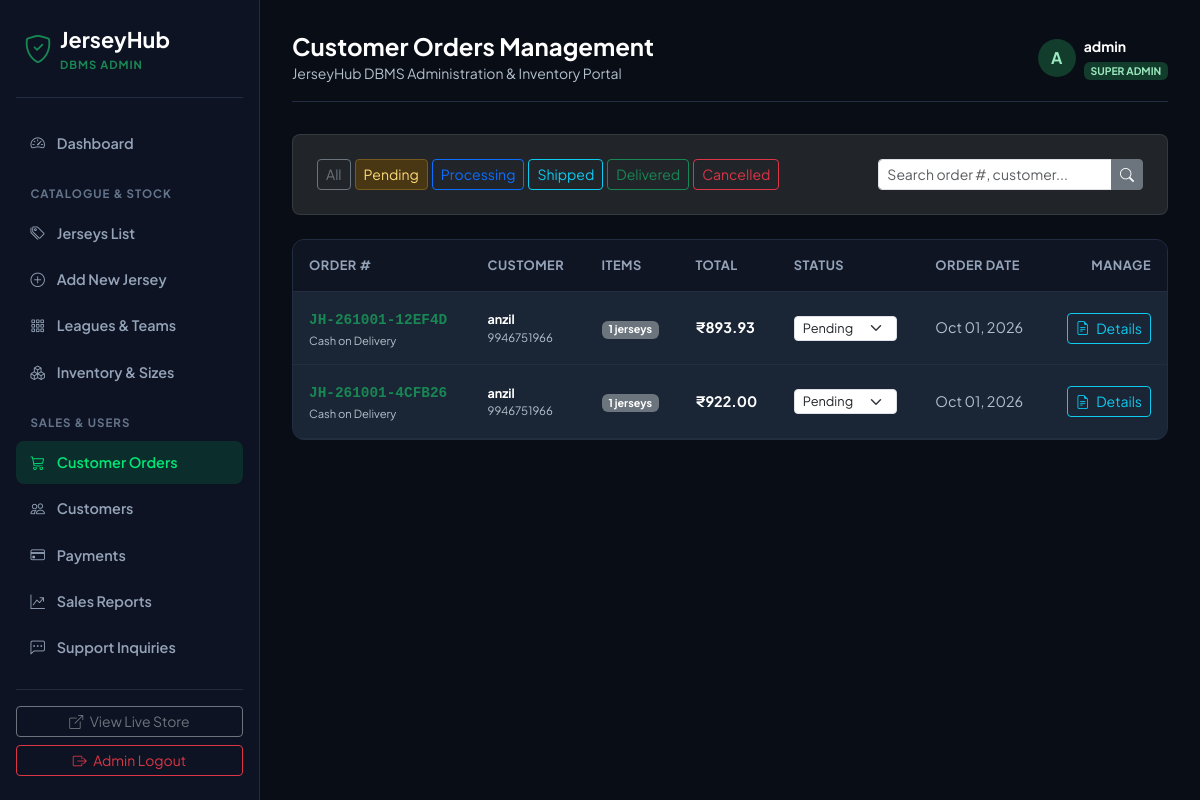
/admin/orders?status=Pending (signed in), run on the app's committed database.
### models.py (models this page shows, shortened)
class User(UserMixin, db.Model):
    __tablename__ = 'users'
    id = db.Column(db.Integer, primary_key=True)
    username = db.Column(db.String(80), unique=True, nullable=False, index=True)
    email = db.Column(db.String(120), unique=True, nullable=False, index=True)
    password_hash = db.Column(db.String(255), nullable=False)
    full_name = db.Column(db.String(120), nullable=True)
    phone = db.Column(db.String(25), nullable=True)
    address = db.Column(db.Text, nullable=True)
    city = db.Column(db.String(80), nullable=True)
    state = db.Column(db.String(80), nullable=True)
    postal_code = db.Column(db.String(20), nullable=True)
    country = db.Column(db.String(80), default='India')
    is_admin = db.Column(db.Boolean, default=False, nullable=False)
    is_active = db.Column(db.Boolean, default=True, nullable=False)
    created_at = db.Column(db.DateTime, default=datetime.utcnow)
    orders = db.relationship('Order', backref='customer', lazy='dynamic', cascade='all, delete-orphan')
    cart_items = db.relationship('CartItem', backref='user', lazy='dynamic', cascade='all, delete-orphan')
    reviews = db.relationship('Review', backref='author', lazy='dynamic', cascade='all, delete-orphan')

class Order(db.Model):
    __tablename__ = 'orders'
    id = db.Column(db.Integer, primary_key=True)
    order_number = db.Column(db.String(30), unique=True, nullable=False, index=True)
    user_id = db.Column(db.Integer, db.ForeignKey('users.id', ondelete='SET NULL'), nullable=True)
    subtotal = db.Column(db.Numeric(10, 2), nullable=False)
    shipping_fee = db.Column(db.Numeric(10, 2), default=0.00, nullable=False)
    total_amount = db.Column(db.Numeric(10, 2), nullable=False)
    status = db.Column(db.String(30), default='Pending', nullable=False) # Pending, Processing, Shipped, Delivered, Cancelled
    shipping_name = db.Column(db.String(120), nullable=False)
    shipping_phone = db.Column(db.String(25), nullable=False)
    shipping_address = db.Column(db.Text, nullable=False)
    shipping_city = db.Column(db.String(80), nullable=False)
    shipping_state = db.Column(db.String(80), nullable=True)
    shipping_postal_code = db.Column(db.String(20), nullable=False)
    shipping_country = db.Column(db.String(80), default='India')
    notes = db.Column(db.Text, nullable=True)
    created_at = db.Column(db.DateTime, default=datetime.utcnow, index=True)
    updated_at = db.Column(db.DateTime, default=datetime.utcnow, onupdate=datetime.utcnow)
    items = db.relationship('OrderItem', backref='order', lazy='dynamic', cascade='all, delete-orphan')
    payment = db.relationship('Payment', backref='order', uselist=False, cascade='all, delete-orphan')
    @property
    def items_count(self):
        return sum(item.quantity for item in self.items.all())

class Payment(db.Model):
    __tablename__ = 'payments'
    id = db.Column(db.Integer, primary_key=True)
    order_id = db.Column(db.Integer, db.ForeignKey('orders.id', ondelete='CASCADE'), nullable=False, unique=True)
    transaction_id = db.Column(db.String(100), unique=True, nullable=False, index=True)
    payment_method = db.Column(db.String(50), nullable=False) # 'Credit/Debit Card', 'UPI', 'PayPal', 'Cash on Delivery'
    amount = db.Column(db.Numeric(10, 2), nullable=False)
    payment_status = db.Column(db.String(30), default='Completed', nullable=False) # 'Completed', 'Pending', 'Failed'
    payment_details = db.Column(db.Text, nullable=True)
    paid_at = db.Column(db.DateTime, default=datetime.utcnow)

class OrderItem(db.Model):
    __tablename__ = 'order_items'
    id = db.Column(db.Integer, primary_key=True)
    order_id = db.Column(db.Integer, db.ForeignKey('orders.id', ondelete='CASCADE'), nullable=False)
    product_id = db.Column(db.Integer, db.ForeignKey('products.id', ondelete='SET NULL'), nullable=True)
    variant_id = db.Column(db.Integer, db.ForeignKey('product_variants.id', ondelete='SET NULL'), nullable=True)
    product_name = db.Column(db.String(150), nullable=False)
    size = db.Column(db.String(10), nullable=False)
    price = db.Column(db.Numeric(10, 2), nullable=False)
    quantity = db.Column(db.Integer, default=1, nullable=False)
    total_price = db.Column(db.Numeric(10, 2), nullable=False)

### routes/admin.py (the view)
@admin_bp.route('/orders')
@admin_required
def orders():
    status_filter = request.args.get('status', '').strip()
    search = request.args.get('search', '').strip()
    query = Order.query
    if status_filter:
        query = query.filter_by(status=status_filter)
    if search:
        query = query.filter(
            (Order.order_number.ilike(f'%{search}%')) |
            (Order.shipping_name.ilike(f'%{search}%')) |
            (Order.shipping_phone.ilike(f'%{search}%'))
        )
    all_orders = query.order_by(Order.created_at.desc()).all()
    return render_template('admin/orders.html', orders=all_orders, status_filter=status_filter, search=search)

### templates/admin/orders.html (shortened to what this page needs)
{% extends 'admin/base.html' %}
{% block page_title %}Customer Orders Management{% endblock %}
{% block content %}
<div class="card bg-dark border-secondary border-opacity-25 rounded-3 p-4 mb-4">
  <div class="row g-3 justify-content-between align-items-center">
    <div class="col-md-7">
      <div class="d-flex flex-wrap gap-1">
        <a href="{{ url_for('admin.orders') }}" class="btn btn-sm {% if not status_filter %}btn-secondary{% else %}btn-outline-secondary{% endif %}">All</a>
        <a href="{{ url_for('admin.orders', status='Pending') }}" class="btn btn-sm {% if status_filter == 'Pending' %}btn-warning text-dark{% else %}btn-outline-warning{% endif %}">Pending</a>
        <a href="{{ url_for('admin.orders', status='Processing') }}" class="btn btn-sm {% if status_filter == 'Processing' %}btn-primary{% else %}btn-outline-primary{% endif %}">Processing</a>
        <a href="{{ url_for('admin.orders', status='Shipped') }}" class="btn btn-sm {% if status_filter == 'Shipped' %}btn-info text-dark{% else %}btn-outline-info{% endif %}">Shipped</a>
        <a href="{{ url_for('admin.orders', status='Delivered') }}" class="btn btn-sm {% if status_filter == 'Delivered' %}btn-success{% else %}btn-outline-success{% endif %}">Delivered</a>
        <a href="{{ url_for('admin.orders', status='Cancelled') }}" class="btn btn-sm {% if status_filter == 'Cancelled' %}btn-danger{% else %}btn-outline-danger{% endif %}">Cancelled</a>
      </div>
    </div>
    <div class="col-md-4">
      <form action="{{ url_for('admin.orders') }}" method="GET" class="input-group input-group-sm">
        <input type="text" name="search" value="{{ search }}" class="form-control" placeholder="Search order #, customer...">
        <button class="btn btn-secondary" type="submit"><i class="bi bi-search"></i></button>
      </form>
    </div>
  </div>
</div>
<div class="admin-table">
  <div class="table-responsive">
    <table class="table mb-0 align-middle">
      <thead>
        <tr>
          <th>Order #</th>
          <th>Customer</th>
          <th>Items</th>
          <th>Total</th>
          <th>Status</th>
          <th>Order Date</th>
          <th class="text-end">Manage</th>
        </tr>
      </thead>
      <tbody>
        {% for o in orders %}
          <tr>
            <td>
              <strong class="font-monospace text-success">{{ o.order_number }}</strong>
              {% if o.payment %}
                <div class="text-muted" style="font-size: 0.7rem;">{{ o.payment.payment_method }}</div>
              {% endif %}
            </td>
            <td>
              <div class="fw-bold text-white small">{{ o.shipping_name }}</div>
              <div class="text-muted" style="font-size: 0.72rem;">{{ o.shipping_phone }}</div>
            </td>
            <td>
              <span class="badge bg-secondary">{{ o.items_count }} jerseys</span>
            </td>
            <td>
              <strong class="text-white">₹{{ "%.2f"|format(o.total_amount) }}</strong>
            </td>
            <td>
              <form action="{{ url_for('admin.update_order_status', order_id=o.id) }}" method="POST">
                <select name="status" class="form-select form-select-sm" style="width: auto; font-size: 0.8rem; padding: 2px 24px 2px 8px;" onchange="this.form.submit()">
                  <option value="Pending" {% if o.status == 'Pending' %}selected{% endif %}>Pending</option>
                </select>
              </form>
            </td>
            <td class="text-muted small">
              {{ o.created_at.strftime('%b %d, %Y') }}
            </td>
            <td class="text-end">
              <a href="{{ url_for('admin.order_detail', order_id=o.id) }}" class="btn btn-sm btn-outline-info py-1 px-2">
                <i class="bi bi-file-earmark-text me-1"></i> Details
              </a>
            </td>
          </tr>
        {% else %}
          <tr>
            <td colspan="7" class="text-center py-4 text-muted">
              No orders found matching the filter criteria.
            </td>
          </tr>
        {% endfor %}
      </tbody>
    </table>
  </div>
</div>
{% endblock %}

### templates/admin/base.html (shortened to what this page needs)
<!DOCTYPE html>
<html lang="en">
<head>
  <link href="https://cdn.jsdelivr.net/npm/bootstrap@5.3.3/dist/css/bootstrap.min.css" rel="stylesheet">
  <link href="https://cdn.jsdelivr.net/npm/bootstrap-icons@1.11.3/font/bootstrap-icons.min.css" rel="stylesheet">
  <link rel="stylesheet" href="{{ url_for('static', filename='css/admin.css') }}">
</head>
<body class="admin-body">
  <aside class="admin-sidebar">
    <a href="{{ url_for('admin.dashboard') }}" class="admin-brand">
      <i class="bi bi-shield-check text-success fs-3"></i>
      <div>
        <div class="fw-bold">JerseyHub</div>
        <div class="text-success small" style="font-size: 0.7rem; font-weight: 700; letter-spacing: 1px;">DBMS ADMIN</div>
      </div>
    </a>
    <ul class="admin-nav flex-grow-1">
      <li class="admin-nav-item">
        <a href="{{ url_for('admin.dashboard') }}" class="{% if request.endpoint == 'admin.dashboard' %}active{% endif %}">
          <i class="bi bi-speedometer2"></i> Dashboard
        </a>
      </li>
      <li class="admin-nav-section-title">Catalogue & Stock</li>
      <li class="admin-nav-item">
        <a href="{{ url_for('admin.products') }}" class="{% if request.endpoint in ['admin.products', 'admin.edit_product'] %}active{% endif %}">
          <i class="bi bi-tags"></i> Jerseys List
        </a>
      </li>
      <li class="admin-nav-item">
        <a href="{{ url_for('admin.add_product') }}" class="{% if request.endpoint == 'admin.add_product' %}active{% endif %}">
          <i class="bi bi-plus-circle"></i> Add New Jersey
        </a>
      </li>
      <li class="admin-nav-item">
        <a href="{{ url_for('admin.categories') }}" class="{% if request.endpoint == 'admin.categories' %}active{% endif %}">
          <i class="bi bi-grid-3x3-gap"></i> Leagues & Teams
        </a>
      </li>
      <li class="admin-nav-item">
        <a href="{{ url_for('admin.inventory') }}" class="{% if request.endpoint == 'admin.inventory' %}active{% endif %}">
          <i class="bi bi-boxes"></i> Inventory & Sizes
        </a>
      </li>
      <li class="admin-nav-section-title">Sales & Users</li>
      <li class="admin-nav-item">
        <a href="{{ url_for('admin.orders') }}" class="{% if request.endpoint in ['admin.orders', 'admin.order_detail'] %}active{% endif %}">
          <i class="bi bi-cart3"></i> Customer Orders
        </a>
      </li>
      <li class="admin-nav-item">
        <a href="{{ url_for('admin.customers') }}" class="{% if request.endpoint == 'admin.customers' %}active{% endif %}">
          <i class="bi bi-people"></i> Customers
        </a>
      </li>
      <li class="admin-nav-item">
        <a href="{{ url_for('admin.payments') }}" class="{% if request.endpoint == 'admin.payments' %}active{% endif %}">
          <i class="bi bi-credit-card"></i> Payments
        </a>
      </li>
      <li class="admin-nav-item">
        <a href="{{ url_for('admin.sales') }}" class="{% if request.endpoint == 'admin.sales' %}active{% endif %}">
          <i class="bi bi-graph-up-arrow"></i> Sales Reports
        </a>
      </li>
      <li class="admin-nav-item">
        <a href="{{ url_for('admin.messages') }}" class="{% if request.endpoint == 'admin.messages' %}active{% endif %}">
          <i class="bi bi-chat-left-dots"></i> Support Inquiries
        </a>
      </li>
    </ul>
    <div class="pt-3 border-top border-secondary border-opacity-25 mt-auto">
      <a href="{{ url_for('main.home') }}" class="btn btn-sm btn-outline-secondary w-100 mb-2" target="_blank">
        <i class="bi bi-box-arrow-up-right me-1"></i> View Live Store
      </a>
      <a href="{{ url_for('admin.logout') }}" class="btn btn-sm btn-outline-danger w-100">
        <i class="bi bi-box-arrow-right me-1"></i> Admin Logout
      </a>
    </div>
  </aside>
  <main class="admin-main">
    <header class="admin-topbar">
      <div>
        <h4 class="fw-bold text-white mb-0">{% block page_title %}Dashboard Overview{% endblock %}</h4>
        <span class="text-muted small">JerseyHub DBMS Administration & Inventory Portal</span>
      </div>
      <div class="d-flex align-items-center gap-3">
        <div class="d-flex align-items-center gap-2">
          <div class="rounded-circle bg-success text-dark fw-bold d-flex align-items-center justify-content-center" style="width: 38px; height: 38px;">
            A
          </div>
          <div>
            <div class="fw-bold text-white small">{{ current_user.username }}</div>
            <span class="badge bg-success text-dark" style="font-size: 0.65rem;">SUPER ADMIN</span>
          </div>
        </div>
      </div>
    </header>
    {% block content %}{% endblock %}
  </main>
</body>
</html>

### data on the page
User: username "admin"
Order: order_number "JH-261001-12EF4D", payment.payment_method "Cash on Delivery", shipping_name "anzil", shipping_phone "9946751966", items_count "1", total_amount "893.93", status "Pending", created_at "Oct 01, 2026"
Order: order_number "JH-261001-4CFB26", payment.payment_method "Cash on Delivery", shipping_name "anzil", shipping_phone "9946751966", items_count "1", total_amount "922.00", status "Pending", created_at "Oct 01, 2026"
